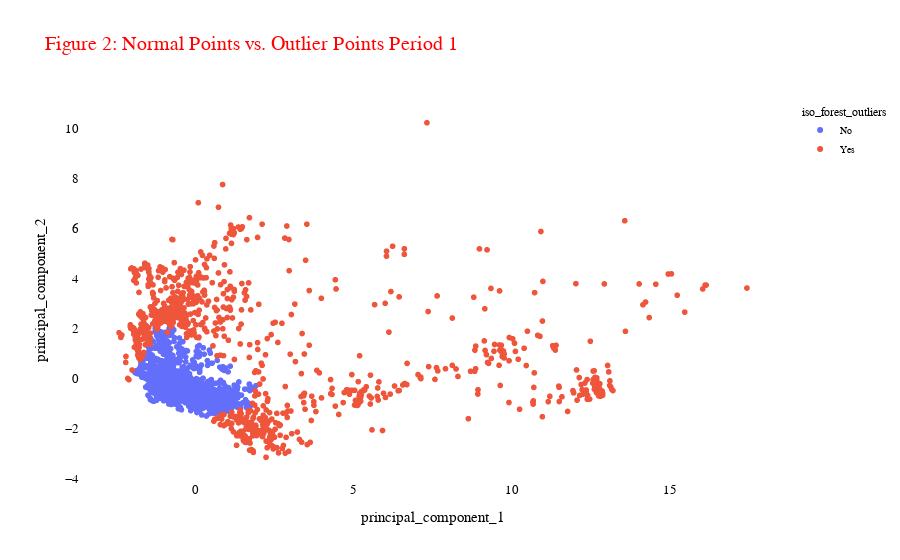

Notebook code cell kept with this figure:
### Code cell
plot_firms(dataframe=pca_df_2, title="Figure 2: Normal Points vs. Outlier Points Period 1", color='iso_forest_outliers').show()

### Figure 1 — Plotly figure (JSON) as saved in the notebook; plotly's stock layout.template omitted (floating-point values rounded to 4 significant figures; data arrays with more than 128 entries replaced by an {"elided": "..."} marker saying what was removed)
{"data": [{"customdata": {"elided": "4617x1 int values"}, "hovertemplate": "iso_forest_outliers=No<br>principal_component_1=%{x}<br>principal_component_2=%{y}<br>index=%{customdata[0]}<extra></extra>", "legendgroup": "No", "marker": {"color": "#636efa", "symbol": "circle"}, "mode": "markers", "name": "No", "showlegend": true, "type": "scattergl", "x": {"elided": "4617 float values"}, "xaxis": "x", "y": {"elided": "4617 float values"}, "yaxis": "y"}, {"customdata": {"elided": "987x1 int values"}, "hovertemplate": "iso_forest_outliers=Yes<br>principal_component_1=%{x}<br>principal_component_2=%{y}<br>index=%{customdata[0]}<extra></extra>", "legendgroup": "Yes", "marker": {"color": "#EF553B", "symbol": "circle"}, "mode": "markers", "name": "Yes", "showlegend": true, "type": "scattergl", "x": {"elided": "987 float values"}, "xaxis": "x", "y": {"elided": "987 float values"}, "yaxis": "y"}], "layout": {"font": {"family": "Arial Black"}, "legend": {"font": {"color": "black", "size": 10}, "title": {"text": "iso_forest_outliers"}, "tracegroupgap": 0}, "plot_bgcolor": "white", "title": {"font": {"color": "red", "size": 20}, "text": "Figure 2: Normal Points vs. Outlier Points Period 1"}, "xaxis": {"anchor": "y", "domain": [0, 1], "tickfont": {"color": "black", "size": 13}, "title": {"font": {"color": "black", "size": 15}, "text": "principal_component_1"}}, "yaxis": {"anchor": "x", "domain": [0, 1], "tickfont": {"color": "black", "size": 13}, "title": {"font": {"color": "black", "size": 15}, "text": "principal_component_2"}}}}
